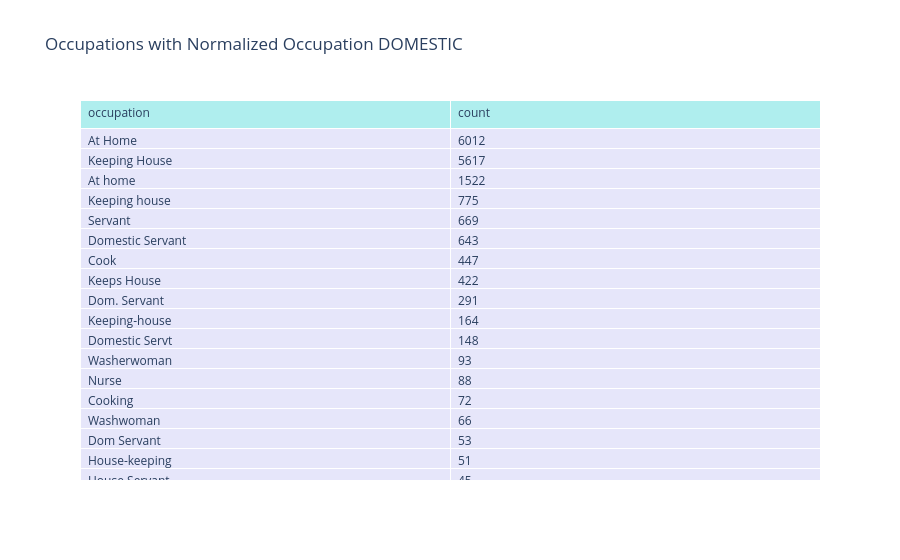

Notebook code for this chart:
### Code cell
fig = go.Figure(data=[go.Table(
    header=dict(values=domestic_df.columns.to_list(),
                fill_color='paleturquoise',
                align='left'),
    cells=dict(values=[domestic_df['occupation'].to_list(), domestic_df['count'].to_list() ],
               fill_color='lavender',
               align='left'))
])
fig.update_layout(title='Occupations with Normalized Occupation DOMESTIC')

fig.show()

### Figure 1 — Plotly figure (JSON) as saved in the notebook; plotly's stock layout.template omitted (floating-point values rounded to 4 significant figures; data arrays with more than 128 entries replaced by an {"elided": "..."} marker saying what was removed)
{"data": [{"cells": {"align": "left", "fill": {"color": "lavender"}, "values": {"elided": "2x229 mixed values"}}, "header": {"align": "left", "fill": {"color": "paleturquoise"}, "values": ["occupation", "count"]}, "type": "table"}], "layout": {"title": {"text": "Occupations with Normalized Occupation DOMESTIC"}}}
